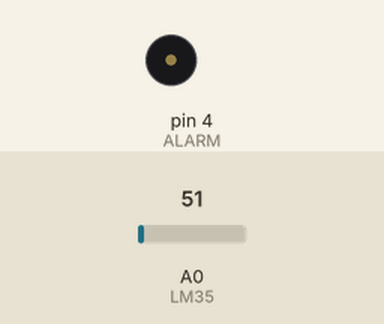
A sketch run on a simulated Arduino Uno, built with avr-gcc and run on an emulated ATmega328P. Shown: buzzer (waves = sounding). The inputs (shaded band) are chosen by the test bench; at power-on: A0 (LM35) = 51. What the sketch prints to the serial monitor is not drawn.

Above: at 1.2 s.
1.3 s: A0 (LM35) set to 61
2.8 s: A0 (LM35) set to 71
Timing chart, 0 to 10.3 s (numbered marks = the images above; inputs shaded):
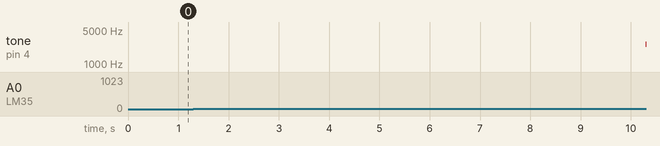

The sketch:

Cambiennhietdotuongtu.ino
```cpp
int ALARM = 4;        // Chân digital số 4 điều khiển buzzer
int LM35 = 0;         // Chân analog A0 đọc tín hiệu LM35
float tmpVal = 0;     // Biến lưu nhiệt độ
float sinVal;         // Biến trung gian tính sin
int toneVal;          // Biến lưu tần số âm thanh buzzer
unsigned long tepTimer; // Biến đếm thời gian

void setup(void) {
  Serial.begin(9600);      // Giao tiếp Serial tốc độ 9600 bps
  pinMode(ALARM, OUTPUT);  // Chân buzzer là ngõ ra
}

void loop(void) {
  int val = analogRead(LM35);              // Đọc giá trị từ LM35 (0 - 1023)
  float voltage = val * (5.0 / 1024.0);    // Đổi về V
  tmpVal = (float) voltage / 0.01;

  if (tmpVal > 27) {
    // Nếu nhiệt độ lớn hơn 27 độ thì phát âm thanh
    for (int x = 0; x < 180; x++) {
      sinVal = (sin(x * (3.1412 / 180)));
      toneVal = 2000 + (int(sinVal * 1000));
      tone(ALARM, toneVal);   // Phát âm tần số toneVal tại chân 4
      delay(2);               // Trì hoãn một chút để tạo sóng
    }
  } else {
    noTone(ALARM);  // Nếu nhiệt độ <= 27, tắt buzzer
  }

  if (millis() - tepTimer > 500) {   // Mỗi 500 ms
    tepTimer = millis();             // Cập nhật lại thời gian
    Serial.print("temperature: ");
    Serial.print(tmpVal);
    Serial.println("C");
  }
}
```

Measured:
- after the input at 2.8 s, tone on pin 4 (ALARM): stays silent (without the input it goes to 2945 Hz after 2.6 s)
